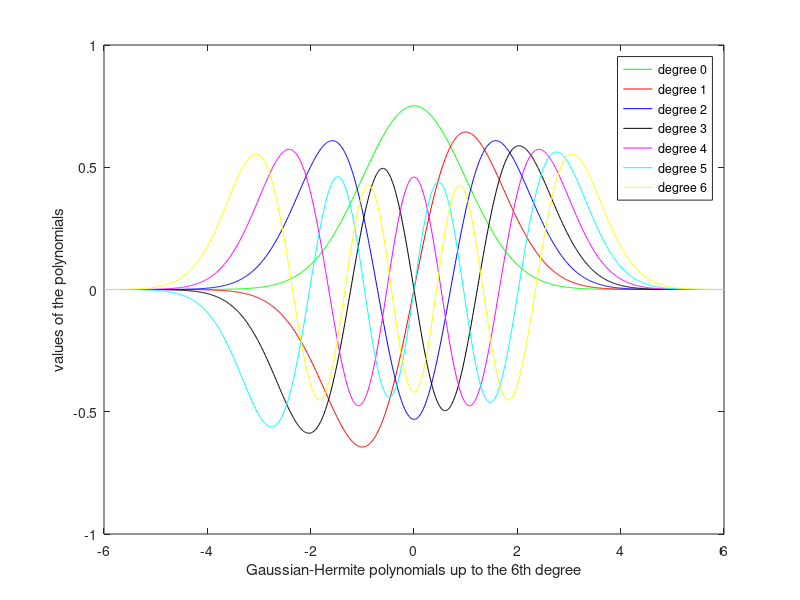

Source code (MATLAB):
%graphs of orthogonal polynomials

%clear all
pb=1000;    %the number of points, where the graph is plotted, 
            %in discrete polynomials (type=8, 9 or 10), pb equals the number of samples
mxr=6;      %maximum degree, it must be at least 2
type=16;    %-1=geometric,0=Legendre,1=Chebyshev of the 1st kind,2=2nd kind,3=Gegenbauer
            %4=Jacobi(\alpha,\beta),5=Jacobi(p,q),6=Zernike,7=Fourier-Mellin,
            %8=Krawtchouk,9=weighted Krawtchouk,10=discrete Chebyshev,
            %11=shifted Chebyshev of the 1st kind, 12=2st kind, 
            %13=generalized Laguerre,14=weighted Laguerre,15=Hermite,16=weighted-Hermite
            %if type=3,4,5,8,9,13,14 there are additional parameters
cbgraph=0;  %cbgraph=0 color graph,cbgraph=1 black and white graph 
caption=1;  %caption=0 no caption, caption=1 graph with a caption
legendflag=1;   %legendflag=0 no legend, legendflag=1 graph with legend
lin1=-1;        %plot from lin1
lin2=1;         %plot to lin2

switch mxr
    case 1
      finstr='st';
    case 2
      finstr='nd';
    case 3
      finstr='rd';
    otherwise
      finstr='th';
end
alpha1=0;
alpha2=0;
alpha3=0;
clf
stry='values of the polynomials';
if type==6
    x=linspace(0,1,pb);
    hold on
    orthocoef=zeros((mxr+1)*(mxr+2)/2,mxr+1);
% Prata method
    orthocoef(1,1)=1;   %R_{0,0}(x)=1
    orthocoef(2,1)=1;   %R_{0,-1}(x)=x
    orthocoef(3,1)=1;   %R_{0,1}(x)=x
    for n=2:mxr;
        orthocoef(n*(n+1)/2+1,1)=1;   %R_{n,-n}(x)=x^n
        orthocoef(n*(n+1)/2+n+1,1)=1; %R_{n,n}(x)=x^n
        for la=-n+2:2:n-2
            %R_{n,la}(x)=2*x*n/(n+la)*R_{n-1,la-1}(x)-(n-la)/(n+la)*R_{n-2,la}(x)
            orthocoef(n*(n+1)/2+(la+n)/2+1,1:n)=orthocoef(n*(n+1)/2+(la+n)/2+1,1:n)+...
                2*n/(n+la)*orthocoef((n-1)*n/2+(la+n-2)/2+1,1:n);
            orthocoef(n*(n+1)/2+(la+n)/2+1,3:n+1)=orthocoef(n*(n+1)/2+(la+n)/2+1,3:n+1)+...
                -(n-la)/(n+la)*orthocoef((n-2)*(n-1)/2+(la+n-2)/2+1,1:n-1);
        end
    end
	disp(orthocoef)
    color='bgrcmyk';
    typelin=['- ';': ';'-.';'--'];
    pp=0;
	for n=0:mxr
        y=zeros(1,n+1);
        for la=mod(n,2):2:n
            pp=pp+1;
            nm=(la-mod(n,2))/2;
            y=polyval(orthocoef(n*(n+1)/2+nm+1,1:n+1),x);
            if cbgraph==0
                plot(x,y,[color(mod(n,7)+1),typelin(mod(nm,4)+1,:)]);
            else
                plot(x,y,['k',typelin(mod(n,4)+1,:)]);
            end
        end
	end
    axis([0,1,-1.1,1.1]);
    strx=['Zernike polynomials up to the ',int2str(mxr),finstr,' degree'];
    if caption
        xlabel(strx,'FontSize',11);
        ylabel(stry,'FontSize',11);
    end
    if legendflag==1
        clear legenditems
        legenditems=cell(1,pp);
        pp=1;
        for n=0:mxr
            for la=mod(n,2):2:n
                legenditems{pp}=['degree ',int2str(n),', repetition ',int2str(la)];
                pp=pp+1;
            end
        end
        legend(legenditems,'Location','Best');
    end
    hold off
    return
end
orthocoef=zeros(mxr+1);
for n=2:mxr
	if type==-1
		orthocoef(1,1)=1;
		orthocoef(2,1)=1;
		alpha1=1;
		alpha2=0;
        strx=['x^n up to the n=',int2str(mxr)];
        lin1=-1.5;
        lin2=1.5;
	elseif type==0
		orthocoef(1,1)=1;
		orthocoef(2,1)=1;
		alpha1=(2*n-1)/n;
		alpha2=(n-1)/n;
        strx=['Legendre polynomials up to the ',int2str(mxr),finstr,' degree'];
	elseif type==1
		orthocoef(1,1)=1;
		orthocoef(2,1)=1;
		alpha1=2;
		alpha2=1;
        strx=['Chebyshev polynomials of the first kind up to the ',int2str(mxr),finstr,' degree'];
	elseif type==2
		orthocoef(1,1)=1;
		orthocoef(2,1)=2;
		alpha1=2;
		alpha2=1;
        strx=['Chebyshev polynomials of the second kind up to the ',int2str(mxr),finstr,' degree'];
	elseif type==3
        lambda=0.75;
		orthocoef(1,1)=1;
		orthocoef(2,1)=2*lambda;
		alpha1=2*(n-1+lambda)/n;
		alpha2=(n-2+2*lambda)/n;
        if lambda==0
			orthocoef(2,1)=2;
            if n==2
        		alpha2=1;
            end
        end
        strx=['Gegenbauer polynomials for \lambda=',num2str(lambda),' up to the ',int2str(mxr),finstr,' degree'];
	elseif type==4
        alpha=1.75;
        beta=1.25;
		orthocoef(1,1)=1;
		orthocoef(2,1)=(alpha+beta+2)/2;
		orthocoef(2,2)=(alpha-beta)/2;
        nomin=2*n*(n+alpha+beta)*(2*n-2+alpha+beta);
		alpha1=(2*n+alpha+beta-2)*(2*n+alpha+beta-1)*(2*n+alpha+beta)/nomin;
		alpha2=2*(n-1+alpha)*(n-1+beta)*(2*n+alpha+beta)/nomin;
		alpha3=(2*n+alpha+beta-1)*(alpha^2-beta^2)/nomin;
        strx=['Jacobi polynomials for \alpha=',num2str(alpha),', \beta=',num2str(beta),' up to the ',int2str(mxr),finstr,' degree'];
	elseif type==5
        p=3;
        q=2;
		orthocoef(1,1)=1;
		orthocoef(2,1)=1;
		orthocoef(2,2)=(-q)/(p+1);
        nomin=(2*n+p-4)*(2*n+p-3)*(2*n+p-2)*(2*n+p-1)*(2*n+p-3);
		alpha1=1;
		alpha2=(n-1)*(n+q-2)*(n+p-2)*(n+p-q-1)*(2*n+p-1)/nomin;
		alpha3=-((2*n-2)*(n+p-1)+q*(p-1))*(2*n+p-4)*(2*n+p-3)*(2*n+p-2)/nomin;
        strx=['Jacobi polynomials for p=',num2str(p),', q=',num2str(q),' up to the ',int2str(mxr),finstr,' degree'];
        lin1=0;
	elseif type==7
		orthocoef(1,1)=1;
		orthocoef(2,1)=3;
		orthocoef(2,2)=-2;
        for k=0:n
			orthocoef(n+1,n+1-k)=(-1)^(n+k)*factorial(n+k+1)/(factorial(n-k)*factorial(k)*factorial(k+1));
        end
        strx=['orthogonal Fourier-Mellin polynomials up to the ',int2str(mxr),finstr,' degree'];
	elseif type==8 || type==9
        p=0.5;
        vn=pb-1;
		orthocoef(1,1)=1;
		orthocoef(2,1)=-1/(vn*p);
		orthocoef(2,2)=1;
        nomin=(vn-n+1)*p;
		alpha1=-1/nomin;
		alpha2=(n-1)*(1-p)/nomin;
		alpha3=(vn*p-2*(n-1)*p+n-1)/nomin;
        if type==8
            strx=['Krawtchouk polynomials for p=',num2str(p),' up to the ',int2str(mxr),finstr,' degree'];
        else            
            strx=['weighted Krawtchouk polynomials for p=',num2str(p),' up to the ',int2str(mxr),finstr,' degree'];
        end
        lin1=0;
        lin2=vn;
	elseif type==10
        vn=pb;
		orthocoef(1,1)=1/sqrt(vn);
		orthocoef(2,1)=2*sqrt(3/vn/(vn^2-1));
		orthocoef(2,2)=(1-vn)*sqrt(3/vn/(vn^2-1));
		alpha1=2/n*sqrt((4*n^2-1)/(vn^2-n^2));
		alpha2=(n-1)/n*sqrt((2*n+1)*(vn^2-(n-1)^2)/(2*n-3)/(vn^2-n^2));
		alpha3=(1-vn)/n*sqrt((4*n^2-1)/(vn^2-n^2));
        strx=['discrete Chebyshev polynomials up to the ',int2str(mxr),finstr,' degree'];
        lin1=0;
        lin2=vn-1;
    elseif type==11
		orthocoef(1,1)=1;
		orthocoef(2,1)=2;
        orthocoef(2,2)=-1;
        alpha1=4;
		alpha2=1;
		alpha3=-2;
        strx=['shifted Chebyshev polynomials of the first kind up to the ',int2str(mxr),finstr,' degree'];
        lin1=0;
    elseif type==12
		orthocoef(1,1)=1;
		orthocoef(2,1)=4;
        orthocoef(2,2)=-2;
        alpha1=4;
		alpha2=1;
		alpha3=-2;
        strx=['shifted Chebyshev polynomials of the second kind up to the ',int2str(mxr),finstr,' degree'];
        lin1=0;
	elseif type==13 || type==14
        alpha=0;  % non-generalized Laguerre polynomials have alpha=0 else alpha>=-1;
		orthocoef(1,1)=1;
		orthocoef(2,1)=-1;
		orthocoef(2,2)=alpha+1;
		alpha1=-1/n;
		alpha2=(n-1+alpha)/n;
		alpha3=(2*n-1+alpha)/n;
	    lin1=0;
	    lin2=mxr+2;
        if alpha==0
            strx=['Laguerre polynomials up to the ',int2str(mxr),finstr,' degree'];
        else
            strx=['Generalized Laguerre polynomials for \alpha=',num2str(alpha),...
                  ' up to the ',int2str(mxr),finstr,' degree'];
        end
        if type==14
            strx=['weighted ',strx];
%    	    lin2=4.3*mxr+10;
    	    lin2=1*mxr;
        end
    elseif type==15 || type==16
		orthocoef(1,1)=1;
		orthocoef(2,1)=2;
		alpha1=2;
		alpha2=2*n-2;
        if type==15
            strx=['Hermite polynomials up to the ',int2str(mxr),finstr,' degree'];
            lin1=-round(mxr*0.5);
            lin2=round(mxr*0.5);
        else
            strx=['Gaussian-Hermite polynomials up to the ',int2str(mxr),finstr,' degree'];
            lin1=-round(4+mxr*0.25);
            lin2= round(4+mxr*0.25);
        end
	end
% P_{0}=orthocoef(1,1);
% P_{1}=orthocoef(2,1)*x+orthocoef(2,2);
% P_{n}=(alpha3+alpha1*x)*P_{n-1}-alpha2*P_{n-2};
    orthocoef(n+1,1:n)=orthocoef(n+1,1:n)+alpha1*orthocoef(n,1:n);
    orthocoef(n+1,3:n+1)=orthocoef(n+1,3:n+1)-alpha2*orthocoef(n-1,1:n-1);
    orthocoef(n+1,2:n+1)=orthocoef(n+1,2:n+1)+alpha3*orthocoef(n,1:n);
end
disp(orthocoef)
x=linspace(lin1,lin2,pb);
clear y
for n=0:mxr
    y(n+1,:)=polyval(orthocoef(n+1,1:n+1),x);
    if type==9
        for xi=0:vn
            warning off MATLAB:nchoosek:LargeCoefficient
            y(n+1,xi+1)=y(n+1,xi+1)*(nchoosek(pb,n)*nchoosek(pb,xi)*p^(n+xi)*(1-p)^(pb-xi-n))^(0.5);
        end
    elseif type==14
%        y(n+1,1)=1;
        for xi=1:pb
            y(n+1,xi)=y(n+1,xi)*(factorial(n)/gamma(n+1+alpha))^(0.5)*exp(-x(xi)/2)*x(xi)^(alpha/2);
        end
    elseif type==16
        for xi=1:pb
            y(n+1,xi)=y(n+1,xi)*(2^n*factorial(n)*pi^0.5)^(-0.5)*exp(-x(xi)^2/2);
        end
    end
end
%close
%hold on
if cbgraph==0 
%    plot(x,y);
    plot(x,y(1,:),'g',x,y(2,:),'r',x,y(3,:),'b',x,y(4,:),'k',x,y(5,:),'m',x,y(6,:),'c',x,y(7,:),'y');
else
    plot(x,y,'k');
end
if type==1 || type==11
    axis([lin1,lin2,-1.1,1.1]);
elseif type==7
    axis([0,1,-2.1,2.1]);
elseif type==8
    axis([0,pb,-1,1.1]);
elseif type==14
    axis([lin1,lin2,-1,1]);
elseif type==15
    axis([lin1,lin2,-10^(mxr*0.5),10^(mxr*0.5)]);
end
if caption
    xlabel(strx,'FontSize',11);
    ylabel(stry,'FontSize',11);
end
if legendflag==1
    clear legenditems
    legenditems=cell(1,mxr+1);
    for n=0:mxr
        legenditems{n+1}=['degree ',int2str(n)];
    end
    legend(legenditems,'Location','Best');
end
